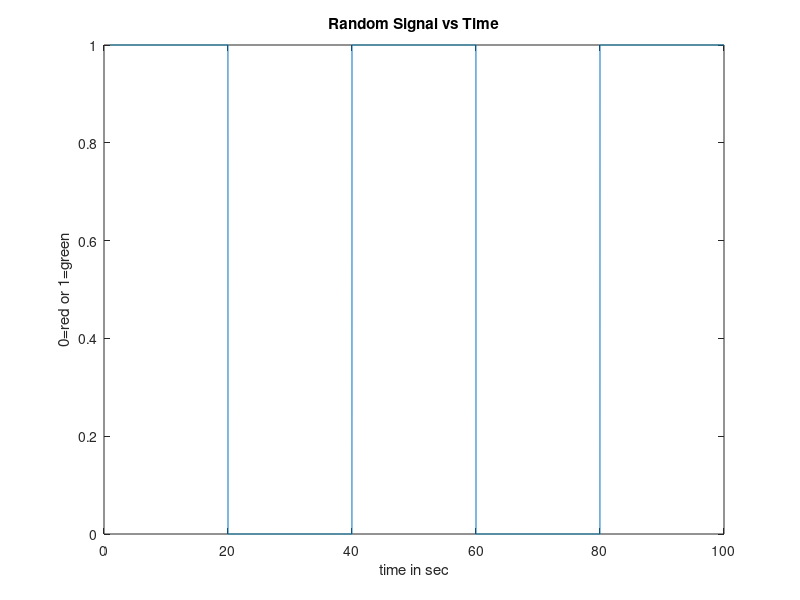

This chart was generated by the following MATLAB code: (Note: this script raises an error after producing the figure.)
%Once an obstacle is detected. Vehicle takes its position and its no longer an obstacle as we already detected it once.
clc;
clear;
close all;
t=1:0.01:100; %time [1 100] with step of 0.01sec
j= length(t);
k=1:j;
%Random Signal Generation [0--red 1--green]
rand_signal=randi([0,1],1);
for i=1:0.01:100
    if i>=0 && i<=20
        x(k(1,(1:1901)))=rand_signal;
    else if i>=20 && i<=40
            x(k(1,(1901:3901)))=1-rand_signal;
        else if i>=40 && i<=60
                x(k(1,(3901:5901)))=rand_signal;
            else if i>=60 && i<=80
                    x(k(1,(5901:7901)))=1-rand_signal;
                else if i>=80 && i<=100
                        x(k(1,(7901:9901)))=rand_signal;
                    end
                end
            end
        end
    end
end
figure(1)
plot(t(1,:),x(1,:));
title('Random Signal vs Time');
xlabel('time in sec');
ylabel('0=red or 1=green');
rand_obstacle=randi([0 1],1,1);
rand_time= round(1+79*rand(1,1),2); %%Obstacles generated at random times within the range[1,80]
distance=1:0.01:200;
rand_distance= round(1+199*rand(1,1),2);
%rand_timeinterval=round(10+10*rand(1,1),2); %%random time interval till obstacle stays[10 20]
rand_distanceinterval=75-rand_distance;
a=zeros(1,find(t==100));
b=zeros(1,find(distance==200));
%c=rand_time+rand_timeinterval;
d=find(abs(t-rand_time)<1e-8);
%e=find(t==c);
f=find(abs(distance-rand_distance)<1e-8);
a(1,(d:find(t==100)))=rand_obstacle;
b(1,(f:find(distance==200)))=rand_obstacle;
figure(2);
plot(t(1,:),a(1,:));
title('Obstacle Presence vs Time');
xlabel('time in sec');
ylabel('0=Obstacle or 1=No Obstacle')
figure(3);
plot(distance(1,:),b(1,:));
title('Obstacle Presence vs Distance');
xlabel('Distance in metres');
ylabel('0=Obstacle or 1=No Obstacle')
fid= fopen('Braking distance vs speed.txt','r');
ii=1;
while ~feof(fid)
    line=fgetl(fid);
    comp=strcmp(line,'Speed	Reaction distance	Braking distance	Total stopping distance');
    if comp==1
        break;
    end
    split=strsplit(line);
    z(ii,:)=str2double(split);
    ii=ii+1;
end
while ~feof(fid)
    line=fgetl(fid);
    split=strsplit(line);
    z(ii,:)=str2double(split);
    ii=ii+1;
end
speed_dry=z((1:8),1);
speed_wet=z((9:16),1);
distance_dry=z((1:8),4);
distance_wet=z((9:16),4);
p=fitlm(speed_dry,distance_dry,'quadratic');
pp=predict(p,speed_dry);
q=fitlm(speed_wet,distance_wet,'quadratic');
qq=predict(q,speed_wet);
figure(4)
subplot(2,1,1)
plot(speed_dry,distance_dry,'b o')
hold on
plot(speed_dry,pp,'r');
title('Curve fitting for Safe distance vs Speed under Dry Conditions');
xlabel('Speed');
ylabel('Safe Distance');
subplot(2,1,2)
plot(speed_wet,distance_wet,'g o')
hold on
plot(speed_wet,qq,'m');
title('Curve fitting for Safe distance vs Speed under Wet Conditions');
xlabel('Speed');
ylabel('Safe Distance');
input_obstcalespeed=round(10+10*rand(1,1),2);
input_speed=round(10+20*rand(1,1),2);
input_position=round(1+199*rand(1,1),2);
input_weather=randi([0 1],1,1); % Random weather conditions [0--Wet 1--Dry]
if input_weather==1 %dry conditions
    safe_distance=predict(p,input_speed);
    uk= 0.6;
else
    safe_distance=predict(q,input_speed);
    uk=0.3;
end
mass_car=1302;
mass_wheel=1302/4;
outer_tyrerad=0.35;
outer_rotorrad=0.165;
inner_rotorrad=0.154;
mean_rotorrad=(outer_rotorrad+inner_rotorrad)/2;
bore_dia=0.0384;
area_pedal=5.06e-4;
mean_radius=(outer_rotorrad+inner_rotorrad)/2;
tt=find(abs(t-rand_time)<1e-8);
xx=x(tt);%if its green or red
dd=find(abs(distance-rand_distance)<1e-8);
bb=b(dd); %obstacle presence
if bb==1
    if xx==1% green light
        if input_position>rand_distance
            if rand_distance<=safe_distance
                final_speed=round(15+5*rand(1,1),2);
                accl=abs((final_speed*final_speed-input_speed*input_speed)/(2*(input_position-rand_distance)));
                forc=mass_wheel*accl;
                torq=forc*outer_tyrerad;
                Press=4*torq/(uk*pi*bore_dia*bore_dia*mean_rotorrad*6);
                force_pedal=Press*area_pedal;
                my_time=rand_distance/final_speed; %time from traffic pole
                time_reach=(final_speed-input_speed)/accl;
                timeforchange=t(tt)+time_reach;
                rem_time=20-mod(timeforchange,20);
                if my_time<=rem_time
                    message= sprintf('Its a green light.\nThere is an obstacle and its in the safe radius.\nVehicle takes its position and crosses the line with %f m/s',final_speed);
                else
                    final_speed=0;
                    accl=abs((final_speed*final_speed-input_speed*input_speed)/(2*rand_distance));
                    forc=mass_wheel*accl;
                    torq=forc*outer_tyrerad;
                    Press=4*torq/(uk*pi*bore_dia*bore_dia*mean_rotorrad*6);
                    force_pedal=Press*area_pedal;
                    message= sprintf('Green shifed to Red.\nObstacle is no more in the safe radius.\nStops near the line');
                end
            else
                my_time=input_position/input_speed; %time from traffic pole
                rem_time=20-mod(my_time,20);
                if my_time<=rem_time
                    message= sprintf('No Obstacle detected within the safe radius.\nIts a Green.\nCrosses the line with %f m/s',input_speed);
                else
                    final_speed=0;
                    accl=abs((final_speed*final_speed-input_speed*input_speed)/(2*input_position));
                    forc=mass_wheel*accl;
                    torq=forc*outer_tyrerad;
                    Press=4*torq/(uk*pi*bore_dia*bore_dia*mean_rotorrad*6);
                    force_pedal=Press*area_pedal;
                    message= sprintf('No Obstacle within the safe radius.\nIts a Red.\nStops near the line');
                end
            end
        else
            my_time=input_position/input_speed; %time from traffic pole
            rem_time=20-mod(my_time,20);
            if my_time<=rem_time
                message= sprintf('Position of obstacle is either behind the vehicle or beside the vehicle.\nIts a Green.\nCrosses the line with %f m/s',input_speed);
            else
                final_speed=0;
                accl=abs((final_speed*final_speed-input_speed*input_speed)/(2*input_position));
                forc=mass_wheel*accl;
                torq=forc*outer_tyrerad;
                Press=4*torq/(uk*pi*bore_dia*bore_dia*mean_rotorrad*6);
                force_pedal=Press*area_pedal;
                message= sprintf('Position of obstacle is either behind the vehicle or beside the vehicle.\nGreen shifted to Red.\nStops at the line');
            end
        end
    else
        if input_position>rand_distance
            if rand_distance<=safe_distance
                final_speed=round(5+5*rand(1,1),2);
                accl=abs((final_speed*final_speed-input_speed*input_speed)/(2*(input_position-rand_distance)));
                forc=mass_wheel*accl;
                torq=forc*outer_tyrerad;
                Press=4*torq/(uk*pi*bore_dia*bore_dia*mean_rotorrad*6);
                force_pedal=Press*area_pedal;
                my_time=rand_distance/final_speed; %time from traffic pole
                time_reach=(final_speed-input_speed)/accl; % time to reach the obstacle position
                timeforchange=t(tt)+time_reach; % final time from the obstacle position
                rem_time=20-mod(timeforchange,20);
                if my_time<=rem_time
                    final_speed=0;
                    accl=abs((final_speed*final_speed-input_speed*input_speed)/(2*rand_distance));
                    forc=mass_wheel*accl;
                    torq=forc*outer_tyrerad;
                    Press=4*torq/(uk*pi*bore_dia*bore_dia*mean_rotorrad*6);
                    force_pedal=Press*area_pedal;
                    message= sprintf('Its a Red light.\nThere is an obstacle and its in the safe radius.\nVehicle takes its position\nStops near the line');
                else
                    message= sprintf('Red shifed to Green.\nObstacle is no more in the safe radius.\nCrosses the line with %f m/s',final_speed);
                end
            else
                my_time=input_position/input_speed; %time from traffic pole
                rem_time=20-mod(my_time,20);
                if my_time<=rem_time
                    final_speed=0;
                    accl=abs((final_speed*final_speed-input_speed*input_speed)/(2*input_position));
                    forc=mass_wheel*accl;
                    torq=forc*outer_tyrerad;
                    Press=4*torq/(uk*pi*bore_dia*bore_dia*mean_rotorrad*6);
                    force_pedal=Press*area_pedal;
                    message= sprintf('No Obstacle within the safe radius.\nIts a Red.\nStops near the line');
                else
                    message= sprintf('No Obstacle detected within the safe radius.\nRed shifted to Green.\nCrosses the line with %f m/s',input_speed);
                end
            end
        else
            my_time=input_position/input_speed; %time from traffic pole
            rem_time=20-mod(my_time,20);
            if my_time>=rem_time
                message= sprintf('Position of obstacle is either behind the vehicle or beside the vehicle.\nRed shifted to Green.\nCrosses the line with %f m/s',input_speed);
            else
                final_speed=0;
                accl=abs((final_speed*final_speed-input_speed*input_speed)/(2*input_position));
                forc=mass_wheel*accl;
                torq=forc*outer_tyrerad;
                Press=4*torq/(uk*pi*bore_dia*bore_dia*mean_rotorrad*6);
                force_pedal=Press*area_pedal;
                message= sprintf('Position of obstacle is either behind the vehicle or beside the vehicle.\n Its a Red.\nStops at the line');
            end
        end
    end
else
    if xx==1
        my_time=input_position/input_speed; %time from traffic pole
        rem_time=20-mod(my_time,20);
        if my_time<=rem_time
            message= sprintf('Theres no obstacle.\nIts a Green.\nCrosses the line with %f m/s',input_speed);
        else
            final_speed=0;
            accl=abs((final_speed*final_speed-input_speed*input_speed)/(2*input_position));
            forc=mass_wheel*accl;
            torq=forc*outer_tyrerad;
            Press=4*torq/(uk*pi*bore_dia*bore_dia*mean_rotorrad*6);
            force_pedal=Press*area_pedal;
            message= sprintf('Thers no obstacle.\nGreen shifted to Red\n.Stops at the line');
        end
    else
        my_time=input_position/input_speed; %time from traffic pole
        rem_time=20-mod(my_time,20);
        if my_time>=rem_time
            message= sprintf('Theres no obstacle.\nRed shifted to Green.\nCross the line with %f m/s',input_speed);
        else
            final_speed=0;
            accl=abs((final_speed*final_speed-input_speed*input_speed)/(2*input_position));
            forc=mass_wheel*accl;
            torq=forc*outer_tyrerad;
            Press=4*torq/(uk*pi*bore_dia*bore_dia*mean_rotorrad*6);
            force_pedal=Press*area_pedal;
            message= sprintf('Thers no obstacle.\nIts Red.\nStops at the line');
        end
    end
end
uiwait(helpdlg(message));






















































